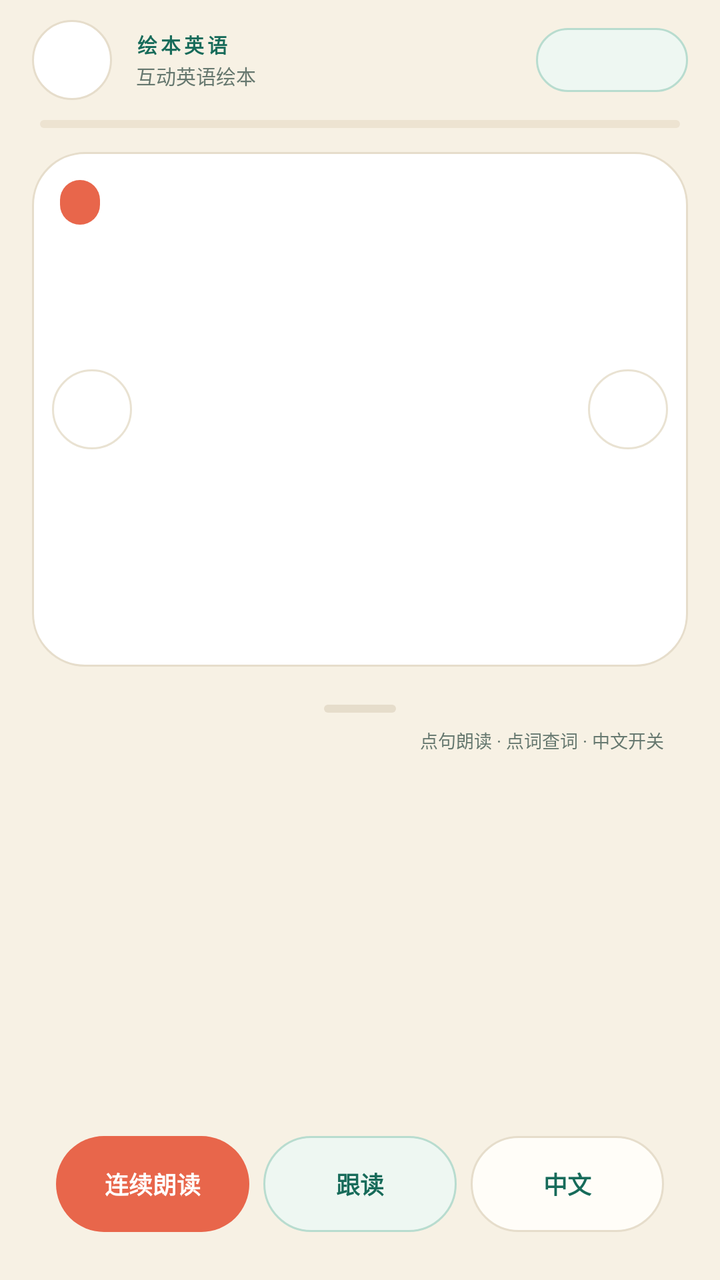
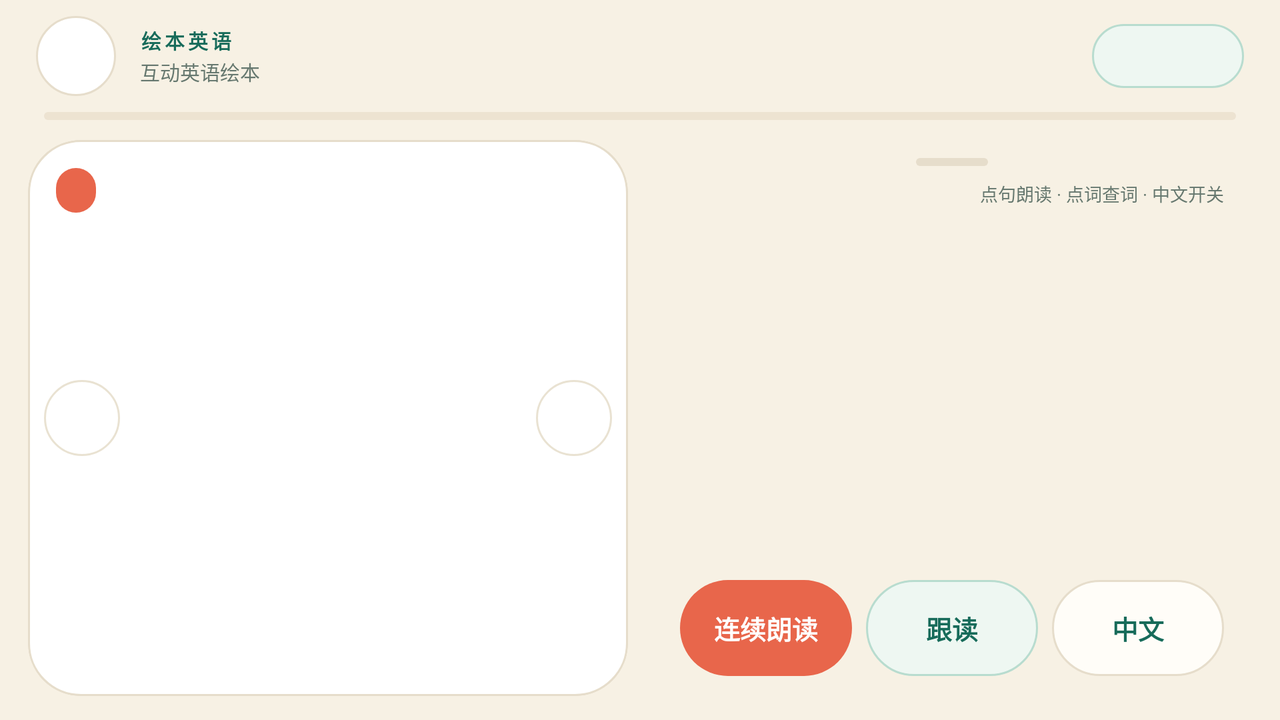

The same Android screen from two of the app's own layout files: first res/layout/ as a phone draws it, then the repository's variant for another configuration, drawn on a device whose configuration selects that folder. Both files follow.
<!-- AndroidManifest.xml: activity theme ReaderTheme -->
<!-- res/layout/activity_reader.xml -->
<?xml version="1.0" encoding="utf-8"?>
<LinearLayout xmlns:android="http://schemas.android.com/apk/res/android"
    android:id="@+id/readerRoot"
    android:layout_width="match_parent"
    android:layout_height="match_parent"
    android:background="@color/cream"
    android:orientation="vertical">

    <LinearLayout
        android:layout_width="match_parent"
        android:layout_height="60dp"
        android:gravity="center_vertical"
        android:orientation="horizontal"
        android:paddingStart="16dp"
        android:paddingEnd="16dp">

        <ImageButton
            android:id="@+id/btnHome"
            android:layout_width="40dp"
            android:layout_height="40dp"
            android:background="@drawable/bg_round_icon_light"
            android:contentDescription="@string/home"
            android:padding="9dp"
            android:src="@drawable/ic_home"
            android:tint="@color/green_700" />

        <LinearLayout
            android:layout_width="0dp"
            android:layout_height="wrap_content"
            android:layout_marginStart="12dp"
            android:layout_weight="1"
            android:orientation="vertical">

            <TextView
                android:layout_width="wrap_content"
                android:layout_height="wrap_content"
                android:letterSpacing="0.16"
                android:text="@string/home_title"
                android:textColor="@color/green_700"
                android:textSize="10sp"
                android:textStyle="bold" />

            <TextView
                android:layout_width="wrap_content"
                android:layout_height="wrap_content"
                android:layout_marginTop="1dp"
                android:text="@string/reader_subtitle"
                android:textColor="@color/muted"
                android:textSize="10sp" />
        </LinearLayout>

        <TextView
            android:id="@+id/pageCounter"
            android:layout_width="wrap_content"
            android:layout_height="32dp"
            android:background="@drawable/bg_counter"
            android:clickable="true"
            android:focusable="true"
            android:gravity="center"
            android:minWidth="76dp"
            android:paddingStart="12dp"
            android:paddingEnd="12dp"
            android:textColor="@color/green_700"
            android:textSize="11sp"
            android:textStyle="bold" />
    </LinearLayout>

    <FrameLayout
        android:id="@+id/progressTrack"
        android:layout_width="match_parent"
        android:layout_height="4dp"
        android:layout_marginStart="20dp"
        android:layout_marginEnd="20dp"
        android:background="@drawable/bg_progress_track">

        <View
            android:id="@+id/progressFill"
            android:layout_width="0dp"
            android:layout_height="match_parent"
            android:background="@drawable/bg_progress_fill" />
    </FrameLayout>

    <FrameLayout
        android:id="@+id/imageCard"
        android:layout_width="match_parent"
        android:layout_height="0dp"
        android:layout_marginStart="16dp"
        android:layout_marginTop="12dp"
        android:layout_marginEnd="16dp"
        android:layout_weight="0.95"
        android:clipToOutline="true">

        <ImageView
            android:id="@+id/pageImage"
            android:layout_width="match_parent"
            android:layout_height="match_parent"
            android:background="@drawable/bg_image_card"
            android:contentDescription="@string/image_desc"
            android:padding="6dp"
            android:scaleType="fitCenter" />

        <TextView
            android:id="@+id/sceneBadge"
            android:layout_width="wrap_content"
            android:layout_height="wrap_content"
            android:layout_gravity="top|start"
            android:layout_marginStart="14dp"
            android:layout_marginTop="14dp"
            android:background="@drawable/bg_badge"
            android:letterSpacing="0.1"
            android:paddingStart="10dp"
            android:paddingTop="5dp"
            android:paddingEnd="10dp"
            android:paddingBottom="5dp"
            android:textColor="@color/white"
            android:textSize="9sp"
            android:textStyle="bold" />

        <ImageButton
            android:id="@+id/btnPrev"
            android:layout_width="40dp"
            android:layout_height="40dp"
            android:layout_gravity="start|center_vertical"
            android:layout_marginStart="10dp"
            android:background="@drawable/bg_nav_circle"
            android:contentDescription="@string/prev_page"
            android:padding="8dp"
            android:src="@drawable/ic_arrow_left"
            android:tint="@color/green_700" />

        <ImageButton
            android:id="@+id/btnNext"
            android:layout_width="40dp"
            android:layout_height="40dp"
            android:layout_gravity="end|center_vertical"
            android:layout_marginEnd="10dp"
            android:background="@drawable/bg_nav_circle"
            android:contentDescription="@string/next_page"
            android:padding="8dp"
            android:src="@drawable/ic_arrow_right"
            android:tint="@color/green_700" />
    </FrameLayout>

    <LinearLayout
        android:id="@+id/textSheet"
        android:layout_width="match_parent"
        android:layout_height="0dp"
        android:layout_marginStart="12dp"
        android:layout_marginTop="10dp"
        android:layout_marginEnd="12dp"
        android:layout_marginBottom="12dp"
        android:layout_weight="1.05"
        android:background="@drawable/bg_sheet"
        android:elevation="8dp"
        android:orientation="vertical"
        android:paddingStart="16dp"
        android:paddingTop="9dp"
        android:paddingEnd="16dp"
        android:paddingBottom="12dp">

        <View
            android:layout_width="36dp"
            android:layout_height="4dp"
            android:layout_gravity="center_horizontal"
            android:background="@drawable/bg_handle" />

        <LinearLayout
            android:layout_width="match_parent"
            android:layout_height="wrap_content"
            android:layout_marginTop="7dp"
            android:gravity="center_vertical"
            android:orientation="horizontal">

            <TextView
                android:id="@+id/pageLabel"
                android:layout_width="wrap_content"
                android:layout_height="wrap_content"
                android:letterSpacing="0.12"
                android:textColor="@color/green_700"
                android:textSize="9sp"
                android:textStyle="bold" />

            <TextView
                android:id="@+id/translationHint"
                android:layout_width="0dp"
                android:layout_height="wrap_content"
                android:layout_weight="1"
                android:gravity="end"
                android:text="@string/tap_for_translation"
                android:textColor="@color/muted"
                android:textSize="9sp" />
        </LinearLayout>

        <ScrollView
            android:id="@+id/textScroll"
            android:layout_width="match_parent"
            android:layout_height="0dp"
            android:layout_marginTop="5dp"
            android:layout_weight="1"
            android:clipToPadding="false"
            android:overScrollMode="never"
            android:scrollbarStyle="outsideOverlay">

            <LinearLayout
                android:id="@+id/sentenceContainer"
                android:layout_width="match_parent"
                android:layout_height="wrap_content"
                android:orientation="vertical"
                android:paddingTop="2dp"
                android:paddingBottom="4dp" />
        </ScrollView>

        <LinearLayout
            android:layout_width="match_parent"
            android:layout_height="48dp"
            android:layout_marginTop="7dp"
            android:baselineAligned="false"
            android:orientation="horizontal">

            <TextView
                android:id="@+id/btnRead"
                android:layout_width="0dp"
                android:layout_height="match_parent"
                android:layout_weight="1"
                android:background="@drawable/bg_primary_button"
                android:clickable="true"
                android:focusable="true"
                android:gravity="center"
                android:maxLines="1"
                android:text="@string/read_page"
                android:textColor="@color/white"
                android:textSize="12sp"
                android:textStyle="bold" />

            <TextView
                android:id="@+id/btnFollow"
                android:layout_width="0dp"
                android:layout_height="match_parent"
                android:layout_marginStart="7dp"
                android:layout_weight="1"
                android:background="@drawable/bg_secondary_button"
                android:clickable="true"
                android:focusable="true"
                android:gravity="center"
                android:maxLines="1"
                android:text="@string/follow_reading"
                android:textColor="@color/green_700"
                android:textSize="12sp"
                android:textStyle="bold" />

            <TextView
                android:id="@+id/btnTranslate"
                android:layout_width="0dp"
                android:layout_height="match_parent"
                android:layout_marginStart="7dp"
                android:layout_weight="1"
                android:background="@drawable/bg_tertiary_button"
                android:clickable="true"
                android:focusable="true"
                android:gravity="center"
                android:maxLines="1"
                android:text="@string/translate_all"
                android:textColor="@color/green_700"
                android:textSize="12sp"
                android:textStyle="bold" />
        </LinearLayout>
    </LinearLayout>
</LinearLayout>
<!-- resources referenced by this layout -->
<resources>
  <color name="cream">#F7F1E4</color>
  <color name="green_700">#176B5A</color>
  <color name="muted">#66786F</color>
  <color name="white">#FFFFFF</color>
  <!-- drawable bg_badge (drawable) -->
  <?xml version="1.0" encoding="utf-8"?>
  <shape xmlns:android="http://schemas.android.com/apk/res/android"
      android:shape="rectangle">
      <corners android:radius="30dp" />
      <solid android:color="@color/coral" />
  </shape>
  <!-- drawable bg_counter (drawable) -->
  <?xml version="1.0" encoding="utf-8"?>
  <shape xmlns:android="http://schemas.android.com/apk/res/android"
      android:shape="rectangle">
      <corners android:radius="30dp" />
      <solid android:color="@color/green_50" />
      <stroke android:width="1dp" android:color="@color/green_200" />
  </shape>
  <!-- drawable bg_handle (drawable) -->
  <?xml version="1.0" encoding="utf-8"?>
  <shape xmlns:android="http://schemas.android.com/apk/res/android"
      android:shape="rectangle">
      <corners android:radius="3dp" />
      <solid android:color="@color/line" />
  </shape>
  <!-- drawable bg_image_card (drawable) -->
  <?xml version="1.0" encoding="utf-8"?>
  <shape xmlns:android="http://schemas.android.com/apk/res/android"
      android:shape="rectangle">
      <corners android:radius="26dp" />
      <solid android:color="@color/white" />
      <stroke android:width="1dp" android:color="@color/line" />
  </shape>
  <!-- drawable bg_nav_circle (drawable) -->
  <?xml version="1.0" encoding="utf-8"?>
  <ripple xmlns:android="http://schemas.android.com/apk/res/android"
      android:color="#33176B5A">
      <item>
          <shape android:shape="oval">
              <solid android:color="#F2FFFFFF" />
              <stroke android:width="1dp" android:color="#D9E6DDCB" />
          </shape>
      </item>
  </ripple>
  <!-- drawable bg_primary_button (drawable) -->
  <?xml version="1.0" encoding="utf-8"?>
  <ripple xmlns:android="http://schemas.android.com/apk/res/android"
      android:color="#33FFFFFF">
      <item>
          <shape android:shape="rectangle">
              <corners android:radius="28dp" />
              <solid android:color="@color/coral" />
          </shape>
      </item>
  </ripple>
  <!-- drawable bg_progress_fill (drawable) -->
  <?xml version="1.0" encoding="utf-8"?>
  <shape xmlns:android="http://schemas.android.com/apk/res/android"
      android:shape="rectangle">
      <corners android:radius="2dp" />
      <solid android:color="@color/green_700" />
  </shape>
  <!-- drawable bg_progress_track (drawable) -->
  <?xml version="1.0" encoding="utf-8"?>
  <shape xmlns:android="http://schemas.android.com/apk/res/android"
      android:shape="rectangle">
      <corners android:radius="2dp" />
      <solid android:color="@color/cream_dark" />
  </shape>
  <string name="follow_reading">跟读</string>
  <string name="home">返回首页</string>
  <string name="home_title">绘本英语</string>
  <string name="image_desc">故事插图</string>
  <string name="next_page">下一页</string>
  <string name="prev_page">上一页</string>
  <string name="read_page">连续朗读</string>
  <string name="reader_subtitle">互动英语绘本</string>
  <string name="tap_for_translation">点句朗读 · 点词查词 · 中文开关</string>
  <string name="translate_all">中文</string>
  <style name="ReaderTheme" parent="AppTheme">
          <item name="android:windowBackground">@color/cream</item>
          <item name="android:statusBarColor">@color/cream</item>
          <item name="android:navigationBarColor">@color/cream</item>
      </style>
  <color name="coral">#E8664B</color>
  <color name="green_50">#EEF7F2</color>
  <color name="green_200">#B8DCCF</color>
  <color name="line">#E6DDCB</color>
  <color name="cream_dark">#EDE3D1</color>
  <color name="paper">#FFFDF8</color>
  <!-- some entries are left out for length -->
</resources>
<!-- res/layout-land/activity_reader.xml (the repository's variant of the layout above) -->
<!-- drawn on the phone turned sideways -->
<?xml version="1.0" encoding="utf-8"?>
<LinearLayout xmlns:android="http://schemas.android.com/apk/res/android"
    android:id="@+id/readerRoot"
    android:layout_width="match_parent"
    android:layout_height="match_parent"
    android:background="@color/cream"
    android:orientation="vertical">

    <LinearLayout
        android:layout_width="match_parent"
        android:layout_height="56dp"
        android:gravity="center_vertical"
        android:orientation="horizontal"
        android:paddingStart="18dp"
        android:paddingEnd="18dp">

        <ImageButton
            android:id="@+id/btnHome"
            android:layout_width="40dp"
            android:layout_height="40dp"
            android:background="@drawable/bg_round_icon_light"
            android:contentDescription="@string/home"
            android:padding="9dp"
            android:src="@drawable/ic_home"
            android:tint="@color/green_700" />

        <LinearLayout
            android:layout_width="0dp"
            android:layout_height="wrap_content"
            android:layout_marginStart="12dp"
            android:layout_weight="1"
            android:orientation="vertical">

            <TextView
                android:layout_width="wrap_content"
                android:layout_height="wrap_content"
                android:letterSpacing="0.16"
                android:text="@string/home_title"
                android:textColor="@color/green_700"
                android:textSize="10sp"
                android:textStyle="bold" />

            <TextView
                android:layout_width="wrap_content"
                android:layout_height="wrap_content"
                android:layout_marginTop="1dp"
                android:text="@string/reader_subtitle"
                android:textColor="@color/muted"
                android:textSize="10sp" />
        </LinearLayout>

        <TextView
            android:id="@+id/pageCounter"
            android:layout_width="wrap_content"
            android:layout_height="32dp"
            android:background="@drawable/bg_counter"
            android:clickable="true"
            android:focusable="true"
            android:gravity="center"
            android:minWidth="76dp"
            android:paddingStart="12dp"
            android:paddingEnd="12dp"
            android:textColor="@color/green_700"
            android:textSize="11sp"
            android:textStyle="bold" />
    </LinearLayout>

    <FrameLayout
        android:id="@+id/progressTrack"
        android:layout_width="match_parent"
        android:layout_height="4dp"
        android:layout_marginStart="22dp"
        android:layout_marginEnd="22dp"
        android:background="@drawable/bg_progress_track">

        <View
            android:id="@+id/progressFill"
            android:layout_width="0dp"
            android:layout_height="match_parent"
            android:background="@drawable/bg_progress_fill" />
    </FrameLayout>

    <LinearLayout
        android:layout_width="match_parent"
        android:layout_height="0dp"
        android:layout_weight="1"
        android:baselineAligned="false"
        android:orientation="horizontal">

        <FrameLayout
            android:id="@+id/imageCard"
            android:layout_width="0dp"
            android:layout_height="match_parent"
            android:layout_marginStart="14dp"
            android:layout_marginTop="10dp"
            android:layout_marginEnd="6dp"
            android:layout_marginBottom="12dp"
            android:layout_weight="1"
            android:background="@drawable/bg_image_card"
            android:clipToOutline="true">

            <ImageView
                android:id="@+id/pageImage"
                android:layout_width="match_parent"
                android:layout_height="match_parent"
                android:background="@drawable/bg_image_card"
                android:contentDescription="@string/image_desc"
                android:padding="5dp"
                android:scaleType="fitCenter" />

            <TextView
                android:id="@+id/sceneBadge"
                android:layout_width="wrap_content"
                android:layout_height="wrap_content"
                android:layout_gravity="top|start"
                android:layout_marginStart="14dp"
                android:layout_marginTop="14dp"
                android:background="@drawable/bg_badge"
                android:letterSpacing="0.1"
                android:paddingStart="10dp"
                android:paddingTop="5dp"
                android:paddingEnd="10dp"
                android:paddingBottom="5dp"
                android:textColor="@color/white"
                android:textSize="9sp"
                android:textStyle="bold" />

            <ImageButton
                android:id="@+id/btnPrev"
                android:layout_width="38dp"
                android:layout_height="38dp"
                android:layout_gravity="start|center_vertical"
                android:layout_marginStart="8dp"
                android:background="@drawable/bg_nav_circle"
                android:contentDescription="@string/prev_page"
                android:padding="8dp"
                android:src="@drawable/ic_arrow_left"
                android:tint="@color/green_700" />

            <ImageButton
                android:id="@+id/btnNext"
                android:layout_width="38dp"
                android:layout_height="38dp"
                android:layout_gravity="end|center_vertical"
                android:layout_marginEnd="8dp"
                android:background="@drawable/bg_nav_circle"
                android:contentDescription="@string/next_page"
                android:padding="8dp"
                android:src="@drawable/ic_arrow_right"
                android:tint="@color/green_700" />
        </FrameLayout>

        <LinearLayout
            android:id="@+id/textSheet"
            android:layout_width="0dp"
            android:layout_height="match_parent"
            android:layout_marginStart="6dp"
            android:layout_marginTop="10dp"
            android:layout_marginEnd="14dp"
            android:layout_marginBottom="12dp"
            android:layout_weight="1"
            android:background="@drawable/bg_sheet"
            android:elevation="8dp"
            android:orientation="vertical"
            android:paddingStart="14dp"
            android:paddingTop="9dp"
            android:paddingEnd="14dp"
            android:paddingBottom="10dp">

            <View
                android:layout_width="36dp"
                android:layout_height="4dp"
                android:layout_gravity="center_horizontal"
                android:background="@drawable/bg_handle" />

            <LinearLayout
                android:layout_width="match_parent"
                android:layout_height="wrap_content"
                android:layout_marginTop="7dp"
                android:gravity="center_vertical"
                android:orientation="horizontal">

                <TextView
                    android:id="@+id/pageLabel"
                    android:layout_width="wrap_content"
                    android:layout_height="wrap_content"
                    android:letterSpacing="0.12"
                    android:textColor="@color/green_700"
                    android:textSize="10sp"
                    android:textStyle="bold" />

                <TextView
                    android:id="@+id/translationHint"
                    android:layout_width="0dp"
                    android:layout_height="wrap_content"
                    android:layout_weight="1"
                    android:gravity="end"
                    android:text="@string/tap_for_translation"
                    android:textColor="@color/muted"
                    android:textSize="9sp" />
            </LinearLayout>

            <ScrollView
                android:id="@+id/textScroll"
                android:layout_width="match_parent"
                android:layout_height="0dp"
                android:layout_marginTop="5dp"
                android:layout_weight="1"
                android:clipToPadding="false"
                android:overScrollMode="never"
                android:scrollbarStyle="outsideOverlay">

                <LinearLayout
                    android:id="@+id/sentenceContainer"
                    android:layout_width="match_parent"
                    android:layout_height="wrap_content"
                    android:orientation="vertical"
                    android:paddingTop="2dp"
                    android:paddingBottom="4dp" />
            </ScrollView>

            <LinearLayout
                android:layout_width="match_parent"
                android:layout_height="48dp"
                android:layout_marginTop="7dp"
                android:baselineAligned="false"
                android:orientation="horizontal">

                <TextView
                    android:id="@+id/btnRead"
                    android:layout_width="0dp"
                    android:layout_height="match_parent"
                    android:layout_weight="1"
                    android:background="@drawable/bg_primary_button"
                    android:clickable="true"
                    android:focusable="true"
                    android:gravity="center"
                    android:maxLines="1"
                    android:text="@string/read_page"
                    android:textColor="@color/white"
                    android:textSize="13sp"
                    android:textStyle="bold" />

                <TextView
                    android:id="@+id/btnFollow"
                    android:layout_width="0dp"
                    android:layout_height="match_parent"
                    android:layout_marginStart="7dp"
                    android:layout_weight="1"
                    android:background="@drawable/bg_secondary_button"
                    android:clickable="true"
                    android:focusable="true"
                    android:gravity="center"
                    android:maxLines="1"
                    android:text="@string/follow_reading"
                    android:textColor="@color/green_700"
                    android:textSize="13sp"
                    android:textStyle="bold" />

                <TextView
                    android:id="@+id/btnTranslate"
                    android:layout_width="0dp"
                    android:layout_height="match_parent"
                    android:layout_marginStart="7dp"
                    android:layout_weight="1"
                    android:background="@drawable/bg_tertiary_button"
                    android:clickable="true"
                    android:focusable="true"
                    android:gravity="center"
                    android:maxLines="1"
                    android:text="@string/translate_all"
                    android:textColor="@color/green_700"
                    android:textSize="13sp"
                    android:textStyle="bold" />
            </LinearLayout>
        </LinearLayout>
    </LinearLayout>
</LinearLayout>
